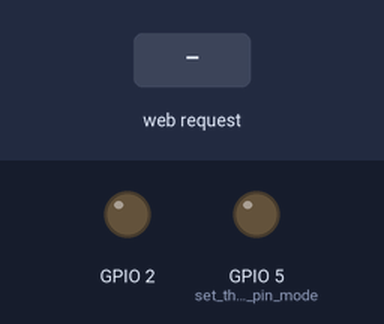
Bench run of a sketch on a simulated ESP32. Parts: output pins drawn as LEDs (lit = HIGH). The inputs (shaded band) are chosen by the test bench. WiFi joins after 1.5 s; servers stay silent unless stated; what the sketch prints to the serial monitor is not drawn.

Above: at 2.7 s.
2.8 s: HTTP request GET /H received
At 3.1 s:
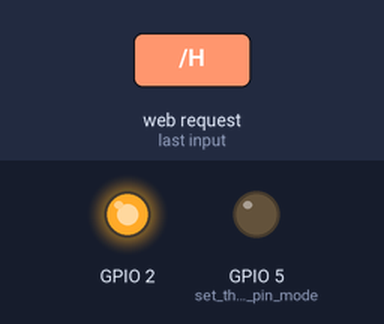
4.3 s: HTTP request GET /O received
At 5.4 s:
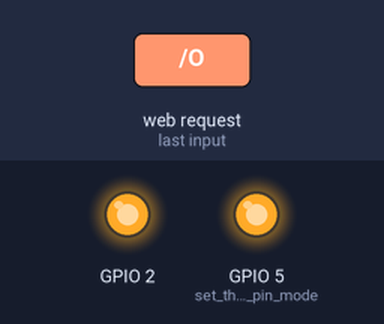
5.8 s: HTTP request GET /L received
At 6.6 s:
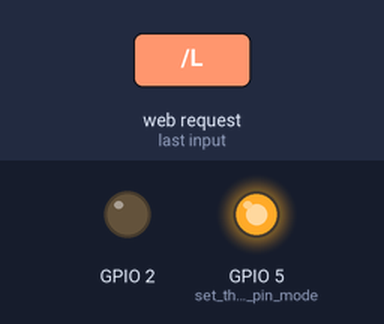
Timing chart, 0 to 8.8 s (numbered marks = the images above; inputs shaded):
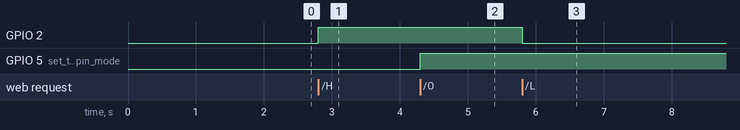

The sketch:

SimpleWiFiServer.ino
```cpp
#include <WiFi.h>

const char* ssid     = "XXXXX"; //your ssid or network name
const char* password = "XXXXXX"; //your password

WiFiServer server(80);

void setup()
{
    Serial.begin(115200);
    pinMode(2, OUTPUT);
    pinMode(5, OUTPUT);// set the LED pin mode

    delay(10);

    // We start by connecting to a WiFi network

    Serial.println();
    Serial.println();
    Serial.print("Connecting to ");
    Serial.println(ssid);

    WiFi.begin(ssid, password);

    while (WiFi.status() != WL_CONNECTED) {
        delay(500);
        Serial.print(".");
    }

    Serial.println("");
    Serial.println("WiFi connected.");
    Serial.println("IP address: ");
    Serial.println(WiFi.localIP());

    server.begin();

}

int value = 0;

void loop(){
 WiFiClient client = server.available();   // listen for incoming clients

  if (client) {                             // if you get a client,
    Serial.println("New Client.");           // print a message out the serial port
    String currentLine = "";                // make a String to hold incoming data from the client
    while (client.connected()) {            // loop while the client's connected
      if (client.available()) {             // if there's bytes to read from the client,
        char c = client.read();             // read a byte, then
        Serial.write(c);                    // print it out the serial monitor
        if (c == '\n') {                    // if the byte is a newline character

          // if the current line is blank, you got two newline characters in a row.
          // that's the end of the client HTTP request, so send a response:
          if (currentLine.length() == 0) {
            // HTTP headers always start with a response code (e.g. HTTP/1.1 200 OK)
            // and a content-type so the client knows what's coming, then a blank line:
            client.println("HTTP/1.1 200 OK");
            client.println("Content-type:text/html");
            client.println();

            // the content of the HTTP response follows the header:
            client.print("Click <a href=\"/H\">here</a> to turn the LED on pin 2 on.<br>");
            client.print("Click <a href=\"/L\">here</a> to turn the LED on pin 2 off.<br>");
            client.print("Click <a href=\"/O\">here</a> to turn the LED on pin 5 on.<br>");
            client.print("Click <a href=\"/F\">here</a> to turn the LED on pin 5 off.<br>");

            // The HTTP response ends with another blank line:
            client.println();
            // break out of the while loop:
            break;
          } else {    // if you got a newline, then clear currentLine:
            currentLine = "";
          }
        } else if (c != '\r') {  // if you got anything else but a carriage return character,
          currentLine += c;      // add it to the end of the currentLine
        }

        // Check to see if the client request was "GET /H" or "GET /L":
        if (currentLine.endsWith("GET /H")) {
          digitalWrite(2, HIGH);               // GET /H turns the LED on
        }
        if (currentLine.endsWith("GET /L")) {
          digitalWrite(2, LOW);                // GET /L turns the LED off
        }
        if (currentLine.endsWith("GET /O")) {
          digitalWrite(5, HIGH);               //GET /O turn the LED on...in pin5
        }
        if (currentLine.endsWith("GET /F")) {
          digitalWrite(5, LOW);                // GET /F turns the LED off...in pin5
        }
      }
    }
    // close the connection:
    client.stop();
    Serial.println("Client Disconnected.");
  }
}
```

Measured:
- after the input at 2.8 s, GPIO 2: LOW → HIGH at once
- after the input at 4.3 s, GPIO 5 (set_the_LED_pin_mode): LOW → HIGH at once
- after the input at 5.8 s, GPIO 2: HIGH → LOW at once
